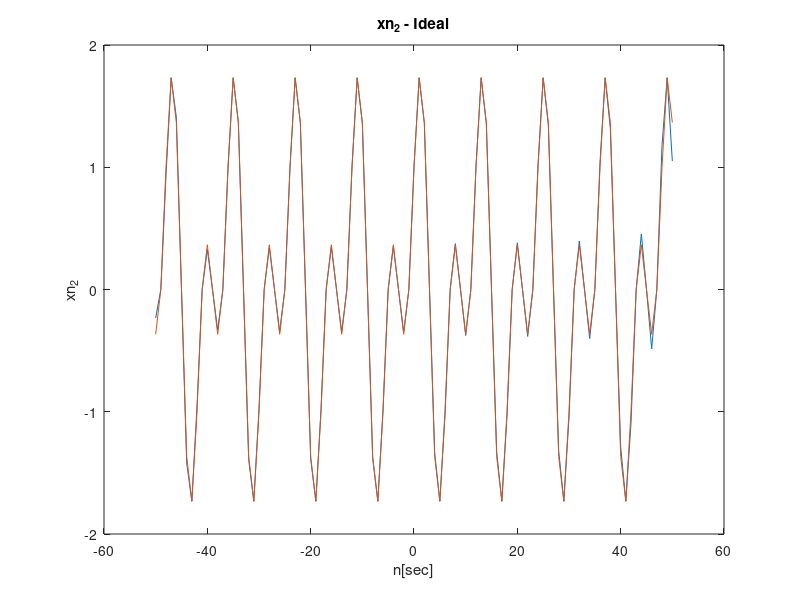

The MATLAB script that drew this image:
%e - xn2 ideal
T = 2;
N = 10;
n = -50:50;
xn2 = cos(T.*pi.*n./12)+sin(T.*pi.*n./6);
t = linspace(-50,50,length(xn2));
for i = 1:length(xn2)
    if mod(i,T) == 0
        xs(i) = xn2(i);
    else
        xs(i) = 0;
    end
end 
ideal = conv(xs, sinc(t./T), 'same');
figure;
plot(t,ideal);
hold on;
plot(n,xn2);
hold off;
title('xn_2 - Ideal');
ylabel('xn_2');
xlabel('n[sec]');
